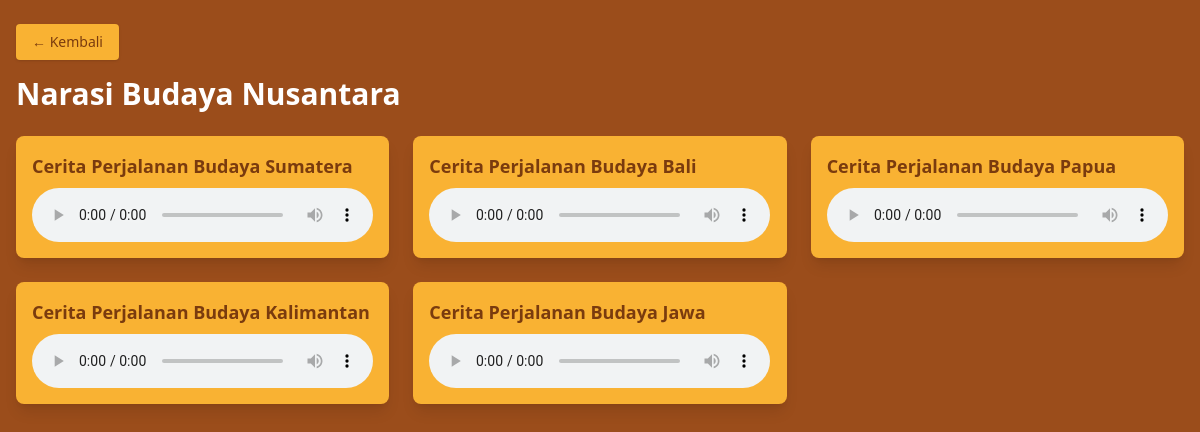
Screenshot of /edukasi/audio.php (signed in) with the database file from the repository.
### tables this page shows
CREATE TABLE `audiomp3` (
  `id` int(11) NOT NULL,
  `judul` varchar(255) NOT NULL,
  `audio` varchar(255) NOT NULL
);

### edukasi/audio.php (the view, shortened to what this page needs)
<?php
require_once('../config/koneksi.php');
$audio = $koneksi->query("SELECT * FROM audiomp3 ORDER BY id DESC")->fetch_all(MYSQLI_ASSOC);
?>
<!DOCTYPE html>
<html lang="id">
<head>
  <script src="https://cdn.tailwindcss.com"></script>
</head>
<body class="bg-[#9B4D1B] text-[#F9B233] font-sans h-full">
  <div class="h-full flex flex-col overflow-hidden">
    <div class="sticky top-0 bg-[#9B4D1B] z-10 px-4 pt-6 pb-4">
      <a href="../screens/edukasi.php"
         class="text-sm bg-[#F9B233] text-[#7A3B0E] px-4 py-2 rounded shadow hover:bg-[#f7c14a] inline-block"
         id="btnKembali"
         rel="prefetch">
        ← Kembali
      </a>
      <h1 class="text-3xl font-bold mt-4 mb-2 text-white">Narasi Budaya Nusantara</h1>
    </div>
    <div class="flex-1 overflow-y-auto px-4 pb-6">
      <div class="grid md:grid-cols-2 lg:grid-cols-3 gap-6">
        <?php foreach ($audio as $a): ?>
          <div class="bg-[#F9B233] text-[#7A3B0E] rounded-lg shadow-lg p-4">
            <p class="text-lg font-semibold mb-2"><?= htmlspecialchars($a['judul']) ?></p>
            <audio controls controlsList="nodownload" class="w-full">
              <source src="stream_audio.php?file=<?= urlencode($a['audio']) ?>" type="audio/mpeg">
            </audio>
          </div>
        <?php endforeach; ?>
      </div>
    </div>
  </div>
</body>
</html>

### edukasi/audio.php (style rules this page uses)
html, body { height: 100%; overflow: hidden; }

### rows the page displays
audiomp3: judul "Cerita Perjalanan Budaya Sumatera"
audiomp3: judul "Cerita Perjalanan Budaya Bali"
audiomp3: judul "Cerita Perjalanan Budaya Papua"
audiomp3: judul "Cerita Perjalanan Budaya Kalimantan"
audiomp3: judul "Cerita Perjalanan Budaya Jawa"
